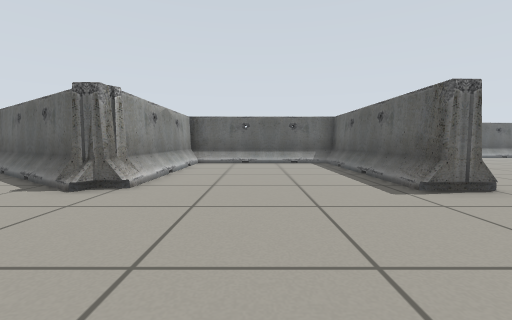
[1] (above)

24 first-person views from a walk through a world built for the Gazebo simulator. The camera is 0.51 m above the floor, tilts 4° down and sees 90° across. Floor lines are 1 m apart. The floor is counted in squares, 0.5 m on a side. Each view is taken from the middle of a square. On the plan, view 1 faces up. The plan holds only what a view shows up to about 11 squares ahead; the rest is blank. Simple shapes stand in for some stock models.

[2]
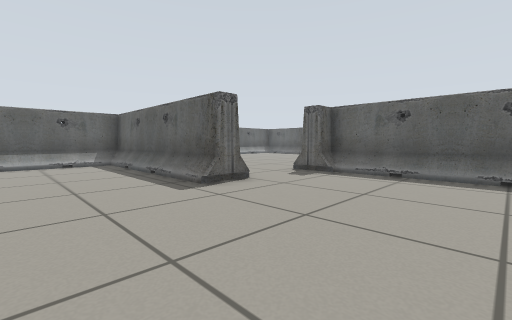

[3]
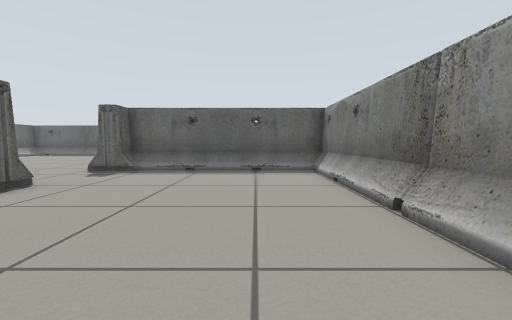

[4]
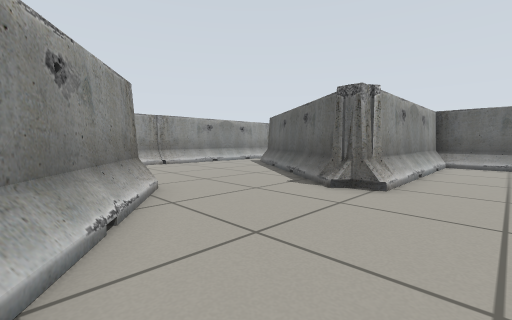

[5]
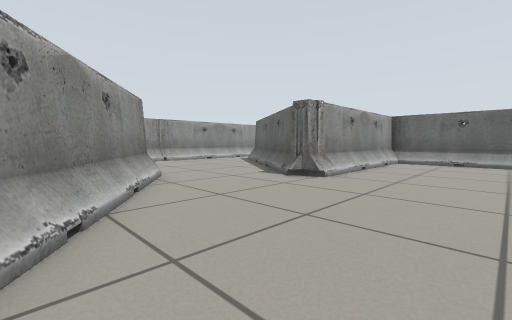

[6]
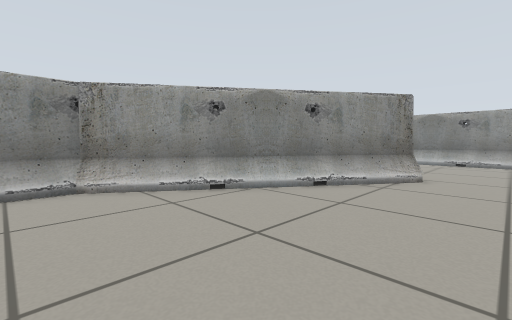

[7]
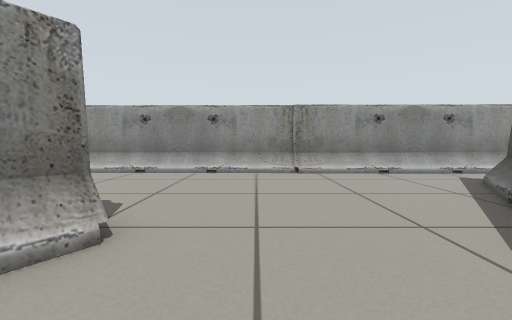

[8]
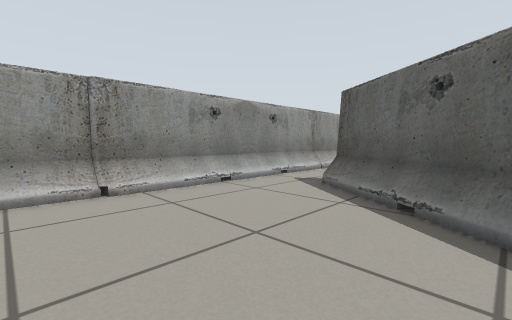

[9]
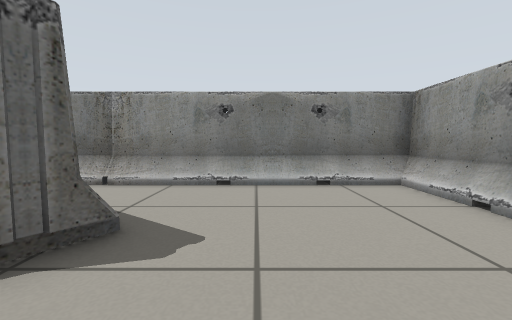

[10]
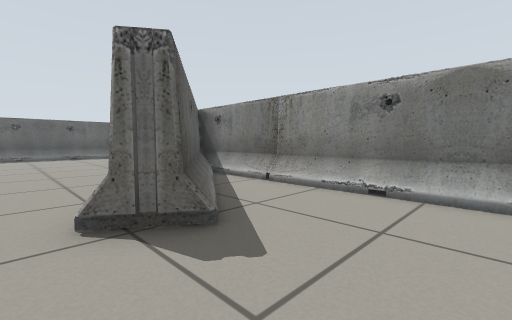

[11]
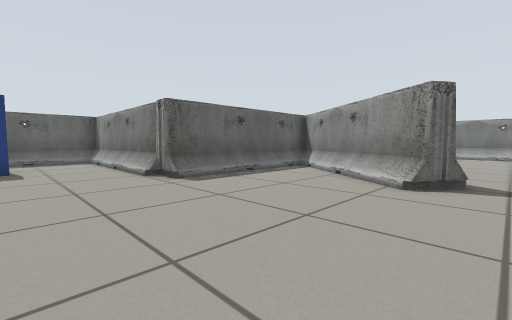

[12]
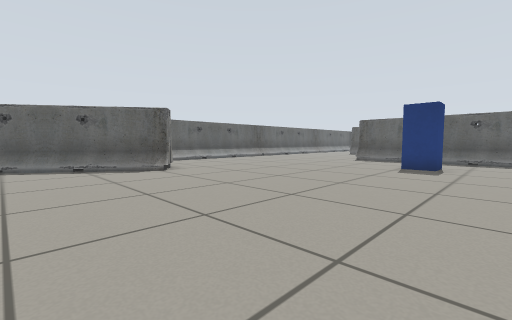

[13]
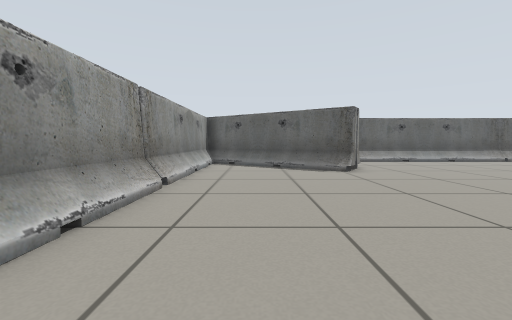

[14]
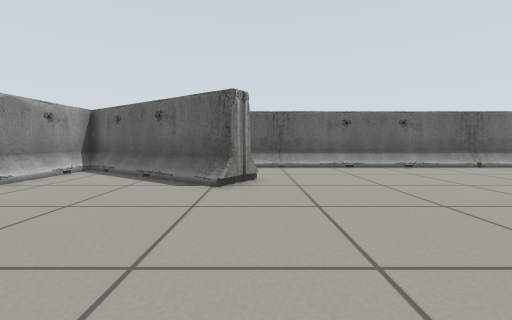

[15]
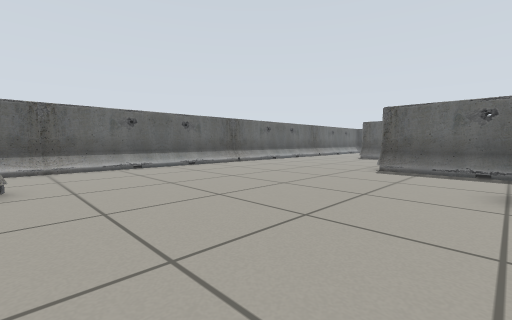

[16]
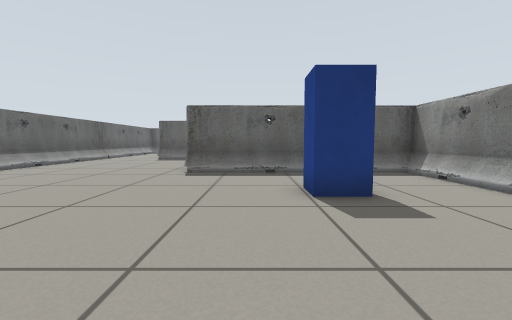

[17]
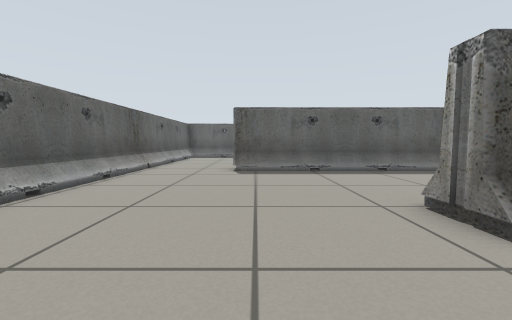

[18]
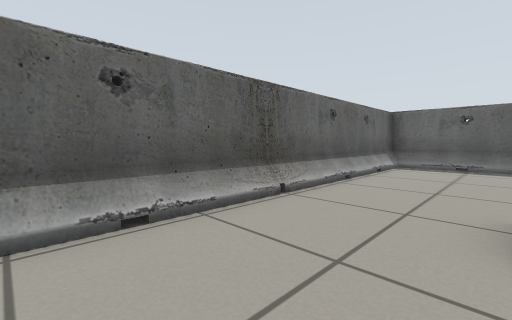

[19]
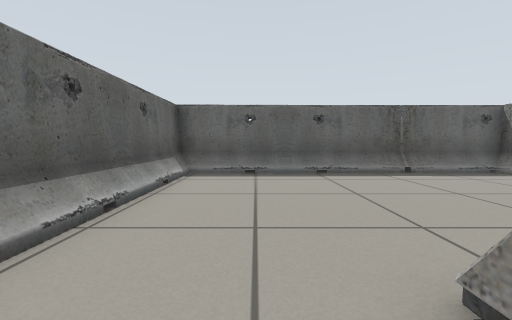

[20]
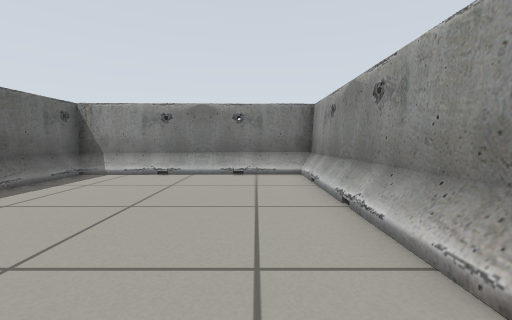

[21]
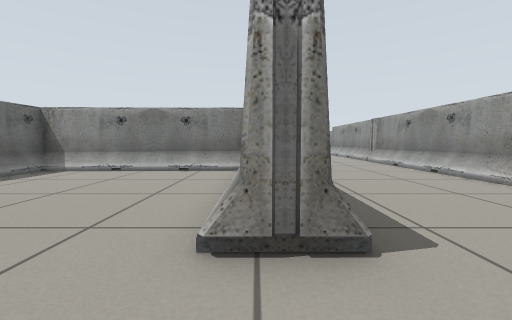

[22]
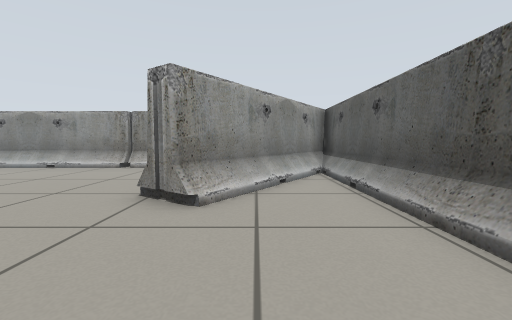

[23]
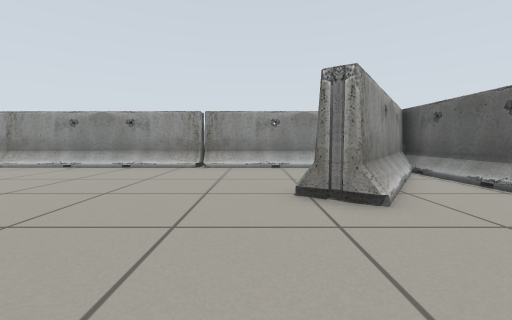

[24]
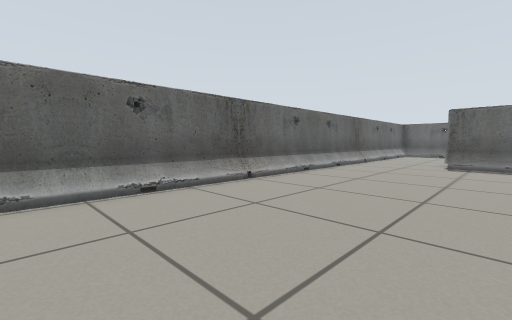

### Floor plan
Key: @ floor where view 1 was taken; . floor; B barrier; P postbox.
Columns run from 13 left of view 1 to 19 right of it. Each row starts with its distance up from view 1.
 29  BBBBBBBBBBBBBBBBBBBBBBBBBBBBBB B
 28  BBBBBBBBBBBBBBBBBBBBBBBBBBBBBBBB
 27 BBBBB..........................BB
 26 BB.BBBB........................BB
 25 BB..BBBB...............BB......BB
 24 BB....BB...............BB......BB
 23 BB.....................BB......BB
 22 BB.....................BB......BB
 21 BB...............BB....BB.......B
 20 BB...............BB....BB......BB
 19 BB...............BB....BB......BB
 18 BB...........PP..BB....BBBBBBBBBB
 17 BB...........PP..BB... BBBBBBB
 16 BB...............BB..
 15 BB...............B
 14 BB.......BBBBBBBBB
 13 BB.......BBBBBBBBB
 12 BB.......BBBBBBBBB
 11 BB.BB....BB......B
 10 BB.BBB...BB......B    ..
  9 BB.BBBBB.BB......B   ...
  8 BB...BBBBBB......B  ....
  7 BB....BBB B......B  ...
  6 BB......BBB......B ..B
  5 BB.......B.......BB..BB
  4 BB...................B
  3 BB...................BB
  2 B.....BB.............BB
  1 B.....BBBB...........BB
  0 B......BBBB..@.......BB
 -1 B.......BBBBB........BB
 -2 BBBBBBBBBBBBBBBBBBBBBB
 -3  BBBBBBBBBB   BBBBBBBBB

Positions as (right, up) in squares from view 1, and headings:
1: (0, 0), facing up
2: (0, 0), facing up-right
3: (-1, 0), facing right
4: (-1, 0), facing up-left
5: (1, -1), facing up-left
6: (1, 4), facing down-left
7: (-4, 4), facing left
8: (-7, 4), facing up-left
9: (-9, 4), facing down
10: (-10, 3), facing down-right
11: (-11, 17), facing down-right
12: (-11, 15), facing up-right
13: (-10, 15), facing up
14: (-6, 18), facing up
15: (-6, 18), facing up-right
16: (-5, 19), facing right
17: (1, 24), facing right
18: (7, 25), facing up-right
19: (10, 26), facing right
20: (13, 26), facing down
21: (11, 27), facing down
22: (-2, 26), facing left
23: (-2, 23), facing left
24: (-2, 23), facing up-right
